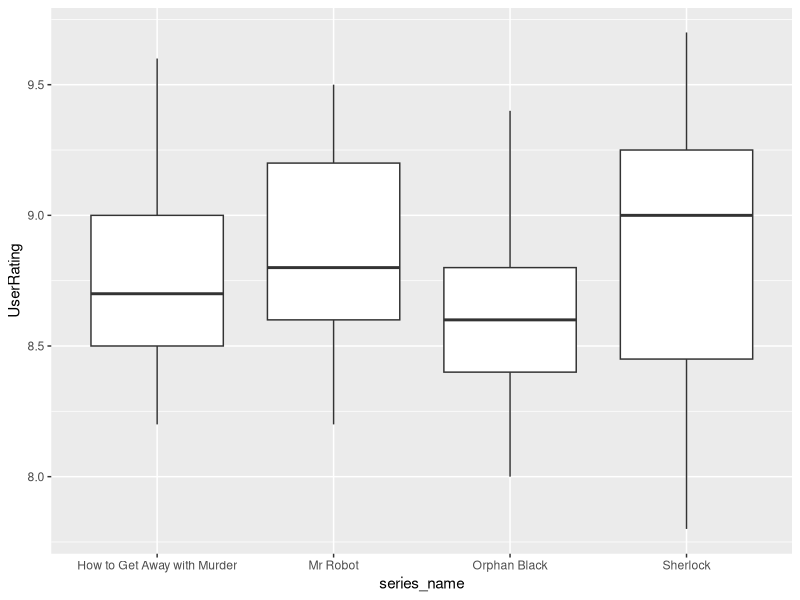
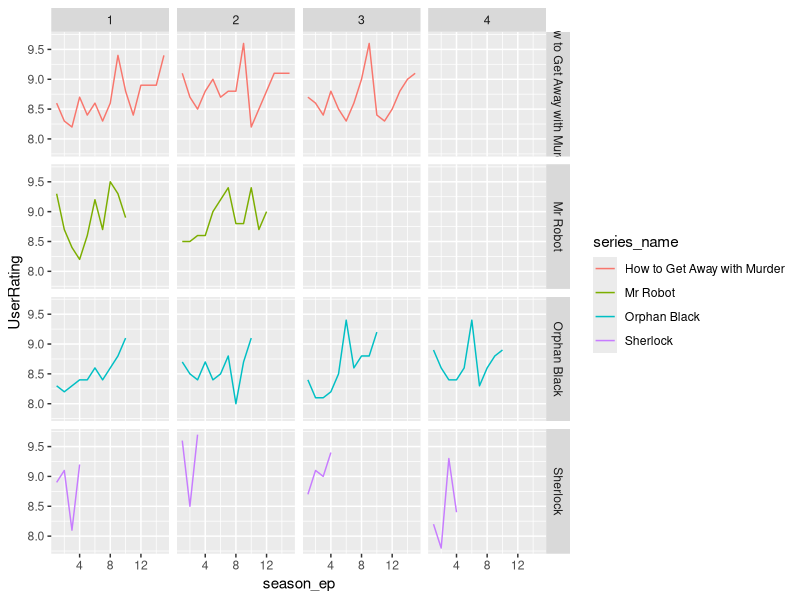

Write the R code that produced these figures, in order.
## ---- chunk 1
knitr::opts_chunk$set(echo = TRUE,fig.width = 10)

## ---- chunk 2
library(ggplot2)
library(dplyr)
library(tidyr)
library(readr)

library(knitr)
## ---- chunk 3
series = read_csv("series_from_imdb.csv")
series_filtradas = series %>% filter(series_name %in% c("How to Get Away with Murder", "Mr Robot","Orphan Black","Sherlock"))
unique(select(series_filtradas,series_name))

## ---- chunk 4
series_filtradas %>%
  ggplot(aes(x = series_name,y = UserRating)) + geom_boxplot()
## ---- chunk 5
series_filtradas %>%
  ggplot(aes(x = season_ep,y = UserRating, color = series_name)) + geom_line() + facet_grid(series_name~season)
